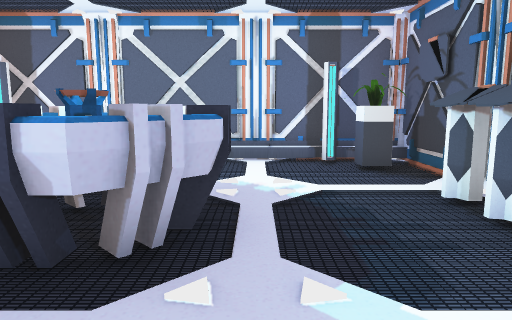
View 1 (above)

22 first-person views from a walk through a Unity game level. The camera is 1.3 m above the floor, tilts 8° down and sees 70° across. The floor is counted in squares, 1 m on a side. Each view is taken from the middle of a square. On the plan, view 1 faces up. The plan holds only what a view shows up to about 15 squares ahead; the rest is blank. The terrain is drawn as flat ground. The player is left out. Door leaves are left out, so doorways stand open. Some surface patterns are stand-ins.

View 2
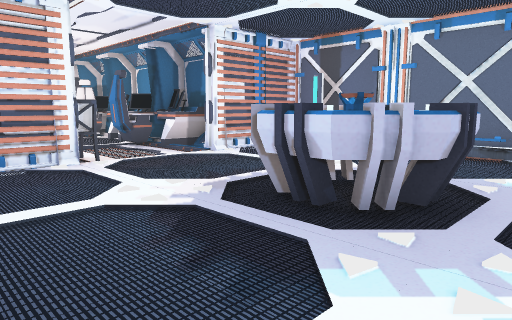

View 3
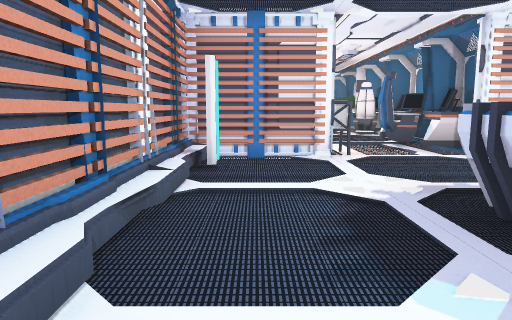

View 4
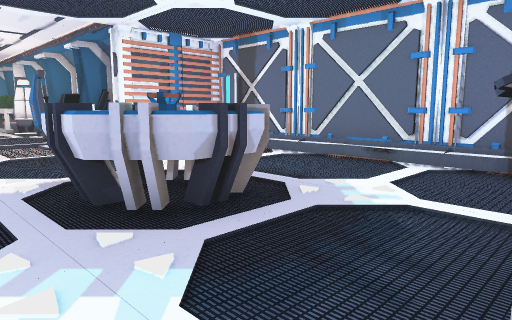

View 5
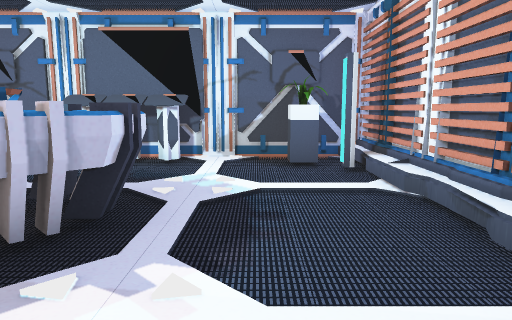

View 6
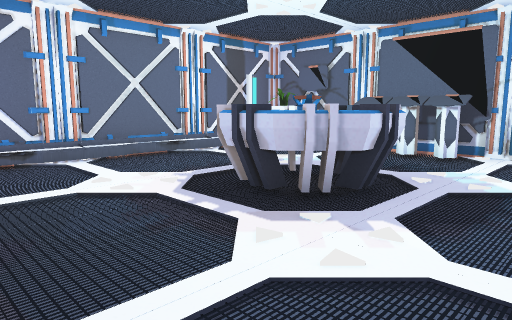

View 7
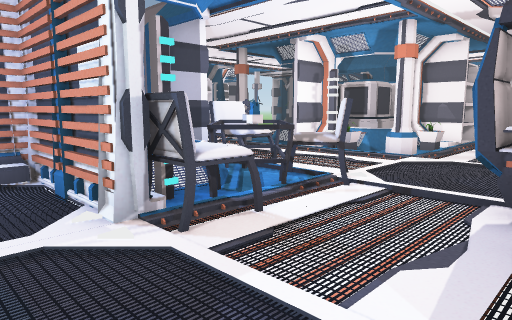

View 8
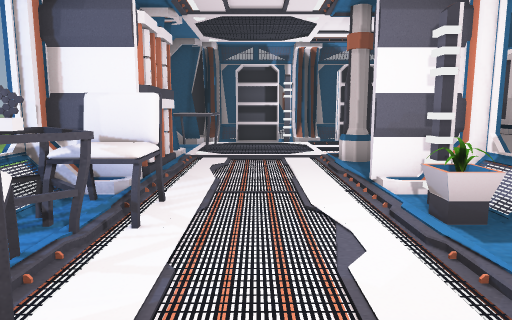

View 9
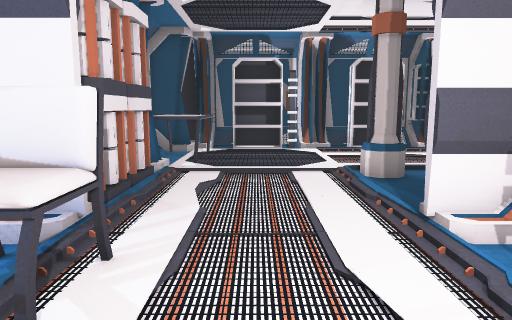

View 10
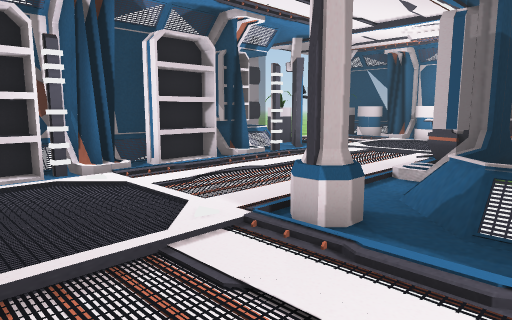

View 11
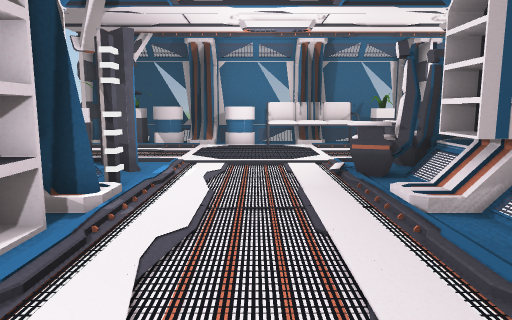

View 12
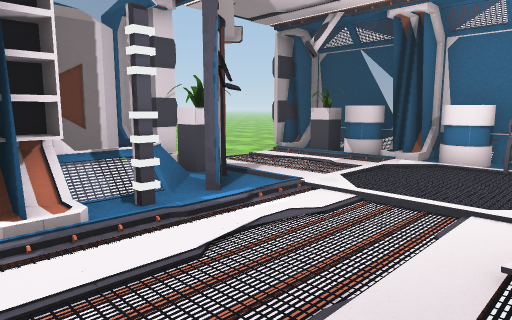

View 13
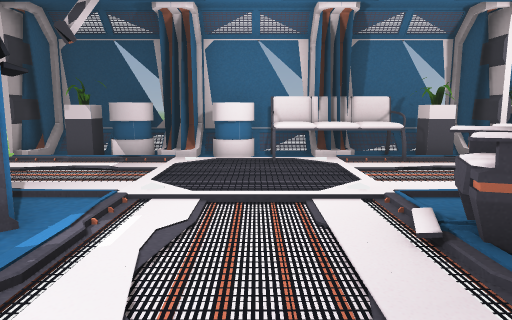

View 14
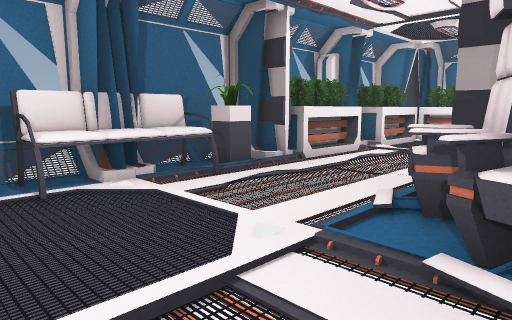

View 15
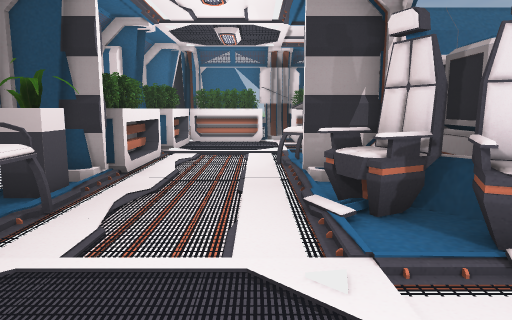

View 16
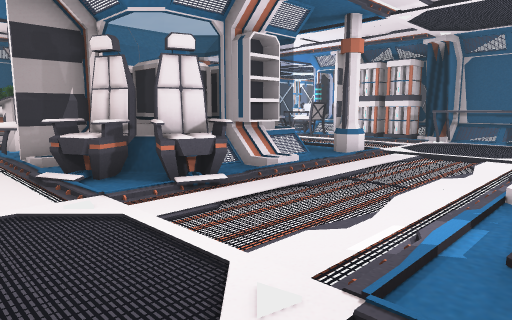

View 17
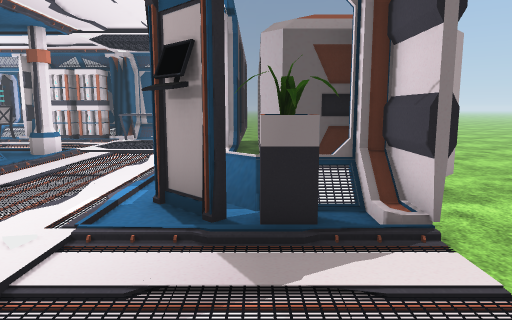

View 18
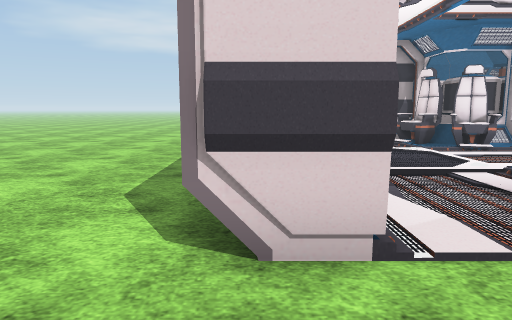

View 19
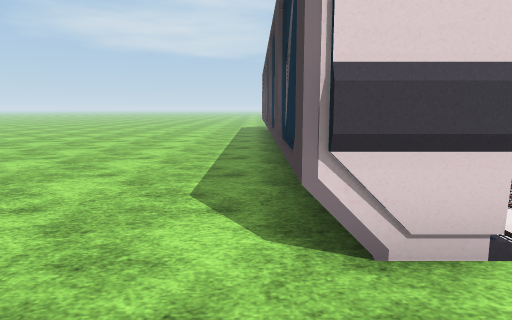

View 20
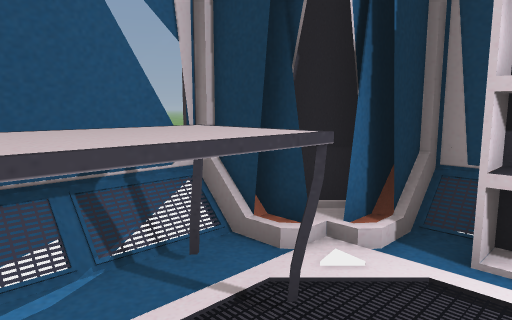

View 21
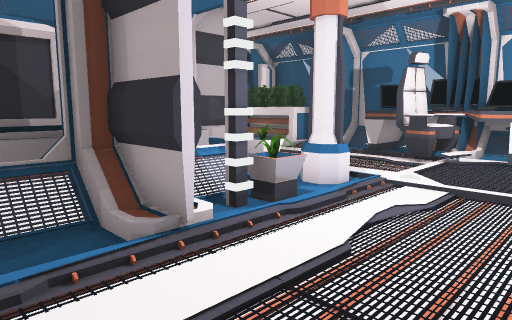

View 22
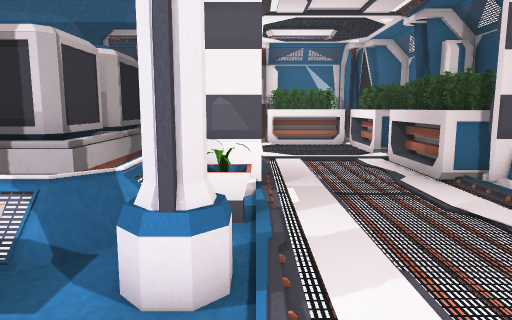

### Floor plan
Key: @ floor where view 1 was taken; # wall or solid block; . main floor; - floor 0.25 m lower than the main floor; / step, stairs or slope; D open door; = window, fence, low wall or low ledge; P plant; C console; R projector; E desk; H chair; S shelf; L column; T table; N container; B battery; F sofa; O other object.
Columns run from 31 left of view 1 to 4 right of it. Each row starts with its distance up from view 1.
 10                        #############
  9                        # #.......#.#
  8                        # .........P#
  7   ##OOSSSOO#=EEEE EEEE #...........#
  6   #OOOOOOOOD.EEEE EEEE.D..........C#
  5   OO.......D..OO...OO..D....RRR...C#
  4   OO.......D...........D....RRRR..C#
  3   SO.......D.......H..HD....RRR...C#
  2   SO...CCSSD.PLL..HHHTHD.....R.....#
  1   SO...COSS#.#L....HTT=#...........#
  0   OO...HH NNN##P..HHT# #.......@..P#
 -1   OO...HH  NNN##..HH=- #.#.......#.#
 -2 --#DDDDD# N NN#DDDDD#  #############
 -3 --P...../NNNNN......B
 -4 --P....OONNNN=......B
 -5 --FF...OOO/S/#LL....B
 -6 --#F....OO./..L....O#
 -7 --FF..............OO=
 -8 --OF..............OOO
 -9 --OO..............OO=
-10 --##.......#SS.#SSS##
-11 --OO...OO.###SS##SS##
-12 --P.....PNNNNNNNNOOO
-13 --P...../NN
-14 --#DDDDD#NN
-15 ----- ---NN
-16  ----   ----
-17  ---      --

Positions as (right, up) in squares from view 1, and headings:
1: (0, 0), facing up
2: (1, -1), facing up-left
3: (2, 0), facing left
4: (3, 1), facing up-left
5: (-6, 1), facing right
6: (-7, 0), facing up-right
7: (-6, 6), facing down-left
8: (-14, 4), facing down
9: (-14, 2), facing down
10: (-13, -3), facing down-left
11: (-15, -8), facing left
12: (-19, -6), facing down-left
13: (-19, -8), facing left
14: (-22, -9), facing up-left
15: (-25, -9), facing up
16: (-26, -11), facing up-right
17: (-28, -12), facing right
18: (-29, -17), facing up
19: (-30, -17), facing up
20: (-14, -7), facing down-right
21: (-13, -4), facing up-left
22: (-14, 2), facing left
